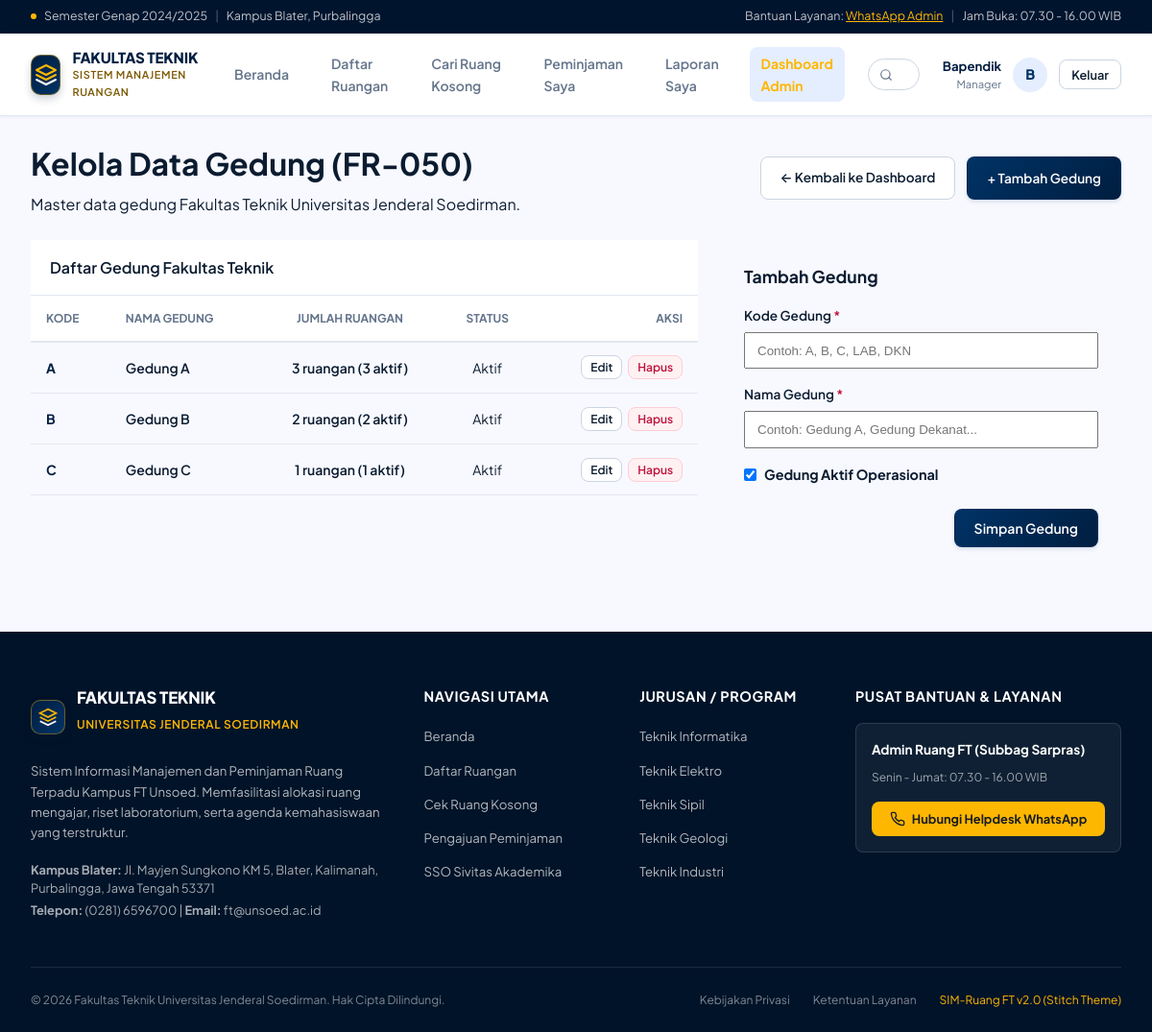
The page /public/admin/buildings (signed in) on the database its author committed.
### tables this page shows
CREATE TABLE `buildings` (
  `id` int(11) UNSIGNED NOT NULL AUTO_INCREMENT,
  `code` varchar(20) NOT NULL,
  `name` varchar(100) NOT NULL,
  `is_active` tinyint(1) NOT NULL DEFAULT 1,
  PRIMARY KEY (`id`),
  UNIQUE KEY `code` (`code`)
);

### app/Views/admin/buildings/index.php (the view, shortened to what the rows shown need)
<div class="container" style="padding-top: 1.5rem; padding-bottom: 4rem;">
<div style="display: flex; justify-content: space-between; align-items: center; margin-bottom: 1.5rem; flex-wrap: wrap; gap: 1rem;">
    <div>
        <h1 class="page-title" style="margin-bottom: 0.25rem;">Kelola Data Gedung (FR-050)</h1>
    </div>
</div>
<div style="display: grid; grid-template-columns: 2fr 1.2fr; gap: 1.5rem; align-items: start;">
    <div class="card" style="padding: 0; overflow: hidden;">
        <div style="overflow-x: auto;">
            <table style="width: 100%; border-collapse: collapse; text-align: left; font-size: 0.875rem;">
                <thead>
                    <tr style="background: var(--surface); border-bottom: 2px solid var(--border); color: var(--text-muted); font-size: 0.75rem; text-transform: uppercase;">
                        <th style="padding: 0.85rem 1rem;">Kode</th>
                        <th style="padding: 0.85rem 1rem;">Nama Gedung</th>
                        <th style="padding: 0.85rem 1rem; text-align: center;">Jumlah Ruangan</th>
                        <th style="padding: 0.85rem 1rem; text-align: center;">Status</th>
                        <th style="padding: 0.85rem 1rem; text-align: right;">Aksi</th>
                    </tr>
                </thead>
                <tbody>
                    <?php if (empty($buildings)): ?>
                        <tr>
                            <td colspan="5" style="padding: 2.5rem 1rem; text-align: center; color: var(--text-muted);">
                                Belum ada gedung terdaftar. Silakan tambahkan pada formulir.
                            </td>
                        </tr>
                    <?php else: ?>
                        <?php foreach ($buildings as $b): ?>
                            <tr style="border-bottom: 1px solid var(--border);">
                                <td style="padding: 0.85rem 1rem; font-weight: 700; color: var(--primary);">
                                    <?= \App\Support\Security::escape($b['code']) ?>
                                </td>
                                <td style="padding: 0.85rem 1rem; font-weight: 600;">
                                    <?= \App\Support\Security::escape($b['name']) ?>
                                </td>
                                <td style="padding: 0.85rem 1rem; text-align: center;">
                                    <a href="<?= \App\Support\Security::escape($baseUrl) ?>/admin/rooms?building_id=<?= $b['id'] ?>" style="text-decoration: none; font-weight: 600;">
                                        <?= (int)$b['total_rooms'] ?> ruangan (<?= (int)$b['active_rooms'] ?> aktif)
                                    </a>
                                </td>
                                <td style="padding: 0.85rem 1rem; text-align: center;">
                                    <?php if ((int)$b['is_active'] === 1): ?>
                                        <span class="badge badge-success">Aktif</span>
                                    <?php else: ?>
                                        <span class="badge badge-danger">Nonaktif</span>
                                    <?php endif; ?>
                                </td>
                                <td style="padding: 0.85rem 1rem; text-align: right; white-space: nowrap;">
                                    <div style="display: flex; gap: 0.4rem; justify-content: flex-end;">
                                        <button type="button" class="btn btn-outline" style="padding: 0.25rem 0.55rem; font-size: 0.75rem;"
                                                onclick="editBuilding(<?= $b['id'] ?>, '<?= \App\Support\Security::escape($b['code']) ?>', '<?= \App\Support\Security::escape($b['name']) ?>', <?= (int)$b['is_active'] ?>)">
                                            Edit
                                        </button>
                                        <form method="POST" action="<?= \App\Support\Security::escape($baseUrl) ?>/admin/buildings/delete" style="margin: 0;" onsubmit="return confirm('Hapus gedung ini? (Akan ditolak jika masih memiliki data ruangan sesuai BR-016)');">
                                            <button type="submit" class="btn btn-danger" style="padding: 0.25rem 0.55rem; font-size: 0.75rem;">
                                                Hapus
                                            </button>
                                        </form>
                                    </div>
                                </td>
                            </tr>
                        <?php endforeach; ?>
                    <?php endif; ?>
                </tbody>
            </table>
        </div>
    </div>
</div>
</div>

### rows shown on the page
buildings: code "A", name "Gedung A", total_rooms "3", active_rooms "3", is_active "Aktif"
buildings: code "B", name "Gedung B", total_rooms "2", active_rooms "2", is_active "Aktif"
buildings: code "C", name "Gedung C", total_rooms "1", active_rooms "1", is_active "Aktif"

### other values the page prints
substr($_SESSION['user_name'] ?? 'U', 0, 1) "B"
